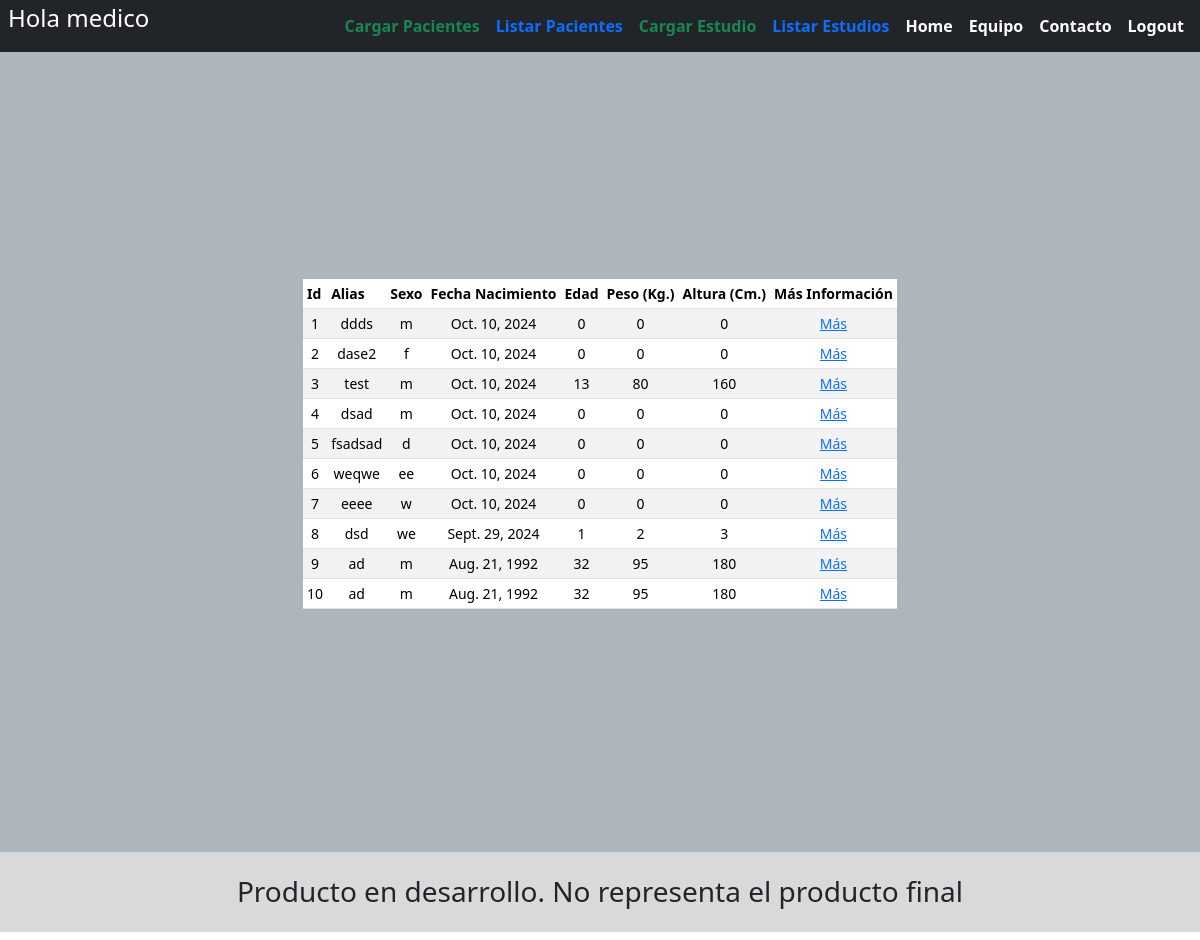
The page /listado_pacientes/ (signed in) on the database as committed earlier.
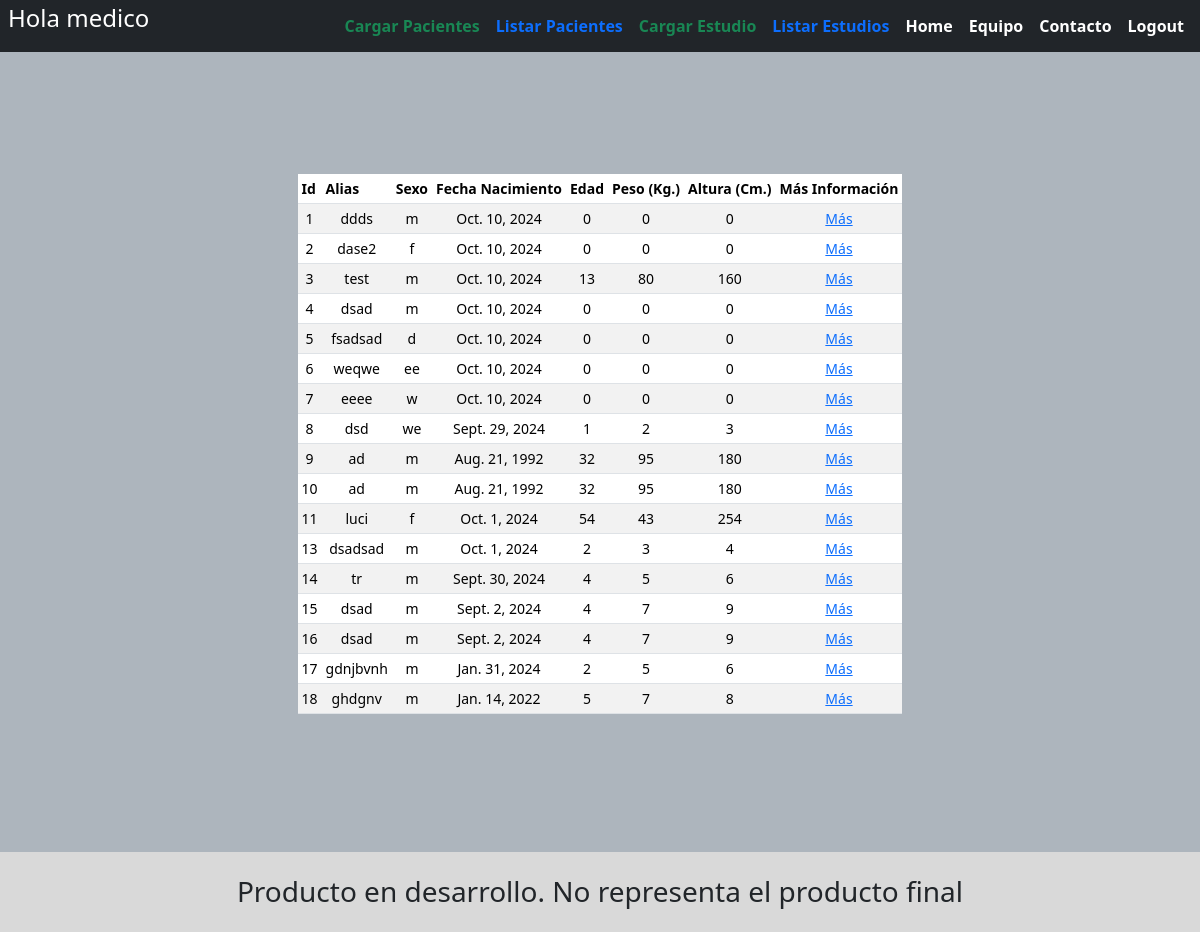
The same page on the database as committed later.
### pacientes/models.py (models this page shows, shortened)
class Paciente(models.Model):
	id 						= models.BigAutoField(primary_key=True, unique=True)
	medico					= models.CharField(max_length=30, null=False, blank=False, default="no")
	alias					= models.CharField(max_length=30, null=False, blank=False)
	sexo					= models.CharField(max_length=3, null=False, blank=False, default="asd")
	nacimiento				= models.DateField(verbose_name='nacimiento', default=datetime.date.today )
	edad					= models.IntegerField(verbose_name='edad', default="0")
	peso					= models.IntegerField(verbose_name='peso', default="0")
	altura					= models.IntegerField(verbose_name='altura', default="0")

### pacientes/views.py (the view)
# urls.py: path('listado_pacientes/', listado_pacientes_view, name="listado_paciente"),
def listado_pacientes_view(request):
	user = request.user.username
	context = {}
	listapacientes = Paciente.objects.all().filter(medico=user)
	context['listapacientes']=listapacientes
	return render(request, 'pacientes/lista_paciente.html',context)

### pacientes/templates/pacientes/lista_paciente.html (shortened to what this page needs)
{% extends 'base.html' %}
{% block content %}
<div class="table-responsive small">
	<table class="table table-striped table-sm">
		<thead>
      <tr>
        <th scope="col">Id</th>
        <th scope="col">Alias</th>
        <th scope="col">Sexo</th>
        <th scope="col">Fecha Nacimiento</th>
        <th scope="col">Edad</th>
        <th scope="col">Peso (Kg.)</th>
        <th scope="col">Altura (Cm.)</th>
        <th scope="col">Más Información</th>
      </tr>
    </thead>
    <tbody>
    	{% for paciente in listapacientes %}
    	<tr>
				<td class="text-center align-middle">{{paciente.id}}</td>
				<td class="text-center align-middle">{{paciente.alias}}</td>
				<td class="text-center align-middle">{{paciente.sexo}}</td>
				<td class="text-center align-middle">{{paciente.nacimiento}}</td>
				<td class="text-center align-middle">{{paciente.edad}}</td>
				<td class="text-center align-middle">{{paciente.peso}}</td>
				<td class="text-center align-middle">{{paciente.altura}}</td>
				<td class="text-center align-middle">
					<a href="{% url 'datos_paciente' %}">Más</a>
				</td>
    	</tr>
    	{% endfor %}
    </tbody>
	</table>
</div>
{% endblock content %}

Rows that differ between the two databases and show on the page:
added Paciente: id "11", alias "luci", sexo "f", nacimiento "Oct. 1, 2024", edad "54", peso "43", altura "254"
added Paciente: id "13", alias "dsadsad", sexo "m", nacimiento "Oct. 1, 2024", edad "2", peso "3", altura "4"
added Paciente: id "14", alias "tr", sexo "m", nacimiento "Sept. 30, 2024", edad "4", peso "5", altura "6"
added Paciente: id "15", alias "dsad", sexo "m", nacimiento "Sept. 2, 2024", edad "4", peso "7", altura "9"
added Paciente: id "16", alias "dsad", sexo "m", nacimiento "Sept. 2, 2024", edad "4", peso "7", altura "9"
added Paciente: id "17", alias "gdnjbvnh", sexo "m", nacimiento "Jan. 31, 2024", edad "2", peso "5", altura "6"
added Paciente: id "18", alias "ghdgnv", sexo "m", nacimiento "Jan. 14, 2022", edad "5", peso "7", altura "8"
